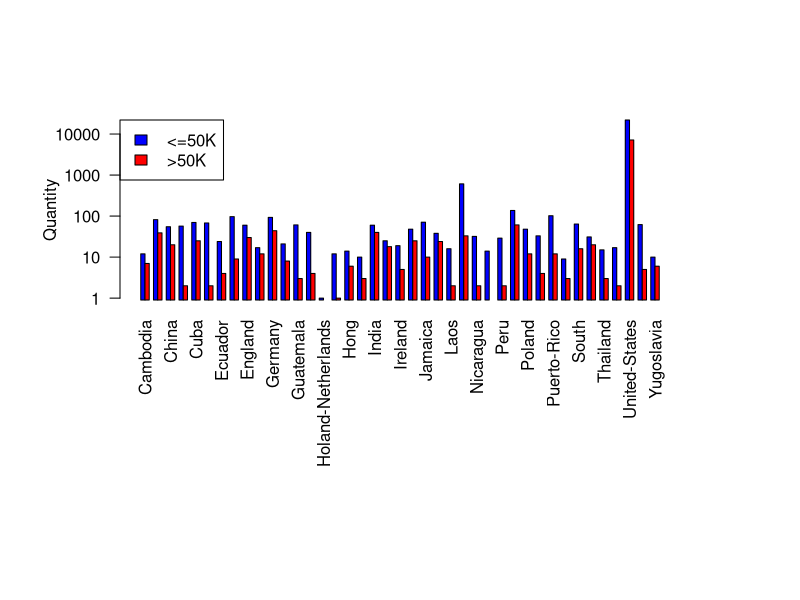

R code for this plot: (Note: this script raises an error after producing the figure.)
library(vcd)
library(MASS)

data <- read.csv(file = 'outcome.csv', na.strings=c("", NA))
cat(colnames(data))
cat('\n')
print(head(data))
cat('\n')

print(table(data$relationship))
cat('\n')

par(mar=c(15,6,6,6))
data_table <- table(data$income, data$native.country)
data_table[data_table == 0] <- NA
barplot(data_table, col = c("blue", "red")
        , legend = rownames(data_table), beside = TRUE, args.legend = list(x = "topleft")
        , ylab = "Quantity", log = "y", las = 2)
cat('\n')

outcome <- data
mosaic(outcome$income ~ outcome$education, labeling = labeling_border(rot_labels = c(0, 0, 0, 0)
        , just_labels = c("right")))

plot(ecdf(outcome$age), xlab = "Age", ylab = "Probability", main = "CDF")

